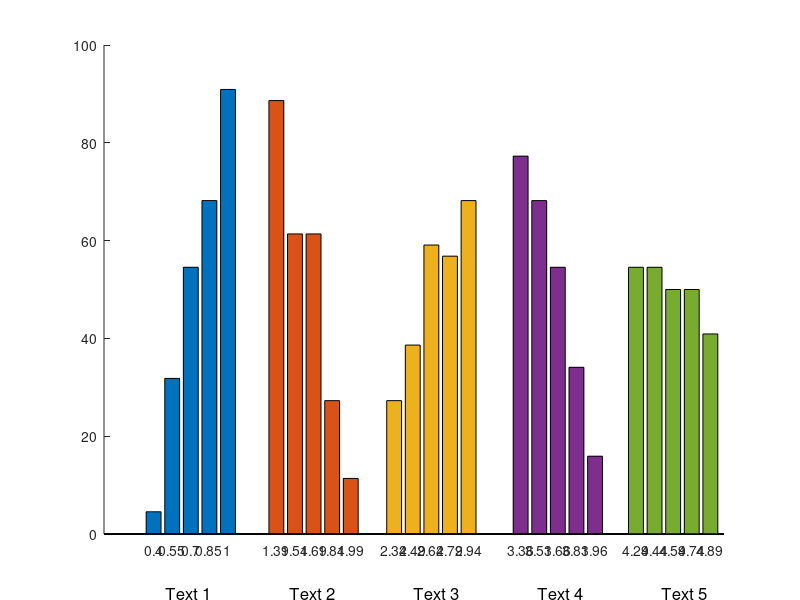

The MATLAB source for this figure:
a=[4.54545454545455,88.6363636363636,27.2727272727273,77.2727272727273,54.5454545454545;31.8181818181818,61.3636363636364,38.6363636363636,68.1818181818182,54.5454545454545;54.5454545454545,61.3636363636364,59.0909090909091,54.5454545454545,50;68.1818181818182,27.2727272727273,56.8181818181818,34.0909090909091,50;90.9090909090909,11.3636363636364,68.1818181818182,15.9090909090909,40.9090909090909];
b=[0.400000000000000,0.550000000000000,0.700000000000000,0.850000000000000,1;1.39000000000000,1.54000000000000,1.69000000000000,1.84000000000000,1.99000000000000;2.34000000000000,2.49000000000000,2.64000000000000,2.79000000000000,2.94000000000000;3.36000000000000,3.51000000000000,3.66000000000000,3.81000000000000,3.96000000000000;4.29000000000000,4.44000000000000,4.59000000000000,4.74000000000000,4.89000000000000];
c = [1 2 3 4 5; 6 7 8 9 10; 11 12 13 14 15; 16 17 18 19 20; 21 22 23 24 25];
figure,
hold on
for i=1:5
    bar(b(i,:),a(:,i))
end
p=[b(1,:) ,b(2,:), b(3,:) ,b(4,:) ,b(5,:)];
xticks(gca,p)
text(0.5 , -12 ,'Text 1','FontSize',12)
text(1.5 , -12 ,'Text 2','FontSize',12)
text(2.5 , -12 ,'Text 3','FontSize',12)
text(3.5 , -12 ,'Text 4','FontSize',12)
text(4.5 , -12 ,'Text 5','FontSize',12)